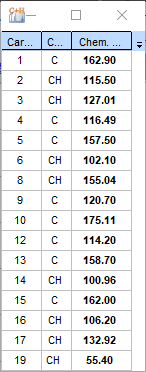
#> input picture Myristic_knapsack/1.png, 146 x 372 px, given in place of number_0.png, which was not available
$ python decode.py
#> lines starting #> are read from the running program, lines starting #| are printed output that depends on the picture
import cv2
import numpy as np
from numpy import linalg as LA

# [76 lines left out: functions get_char, get_chem_shift, not called in this run]

# end of function get_chem_shift()

# digit glyphs naming
titles = ['0', '1', '2', '3', '4', '5', '6', '7', '8', '9']

# get array of digit glyphs, in negative b/w mode
glyphs = []
glyphs_widths = []
for title in titles:
	filename = "number_" + title + ".png"
	glyph = 255 - cv2.imread(filename, 0)
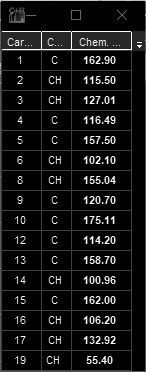
#> glyph: shape (372, 146); min 0, max 255, mean 20.4
	glyph = np.array(glyph, 'uint16')
	glyphs.append(glyph)
	glyphs_widths.append(glyph.shape[1])
#> pass 2 of the loop `for title in titles:`:
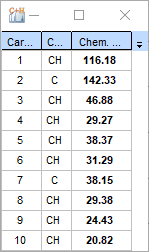
#> input picture Myristic_knapsack/10.png, 149 x 252 px, given in place of number_1.png, which was not available
#> `glyph = 255 - cv2.imread(filename, 0)`:
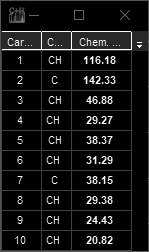
#> glyph: shape (252, 149); min 0, max 255, mean 20.2
#> (the run stopped early here; a loop or call above may not have finished)
